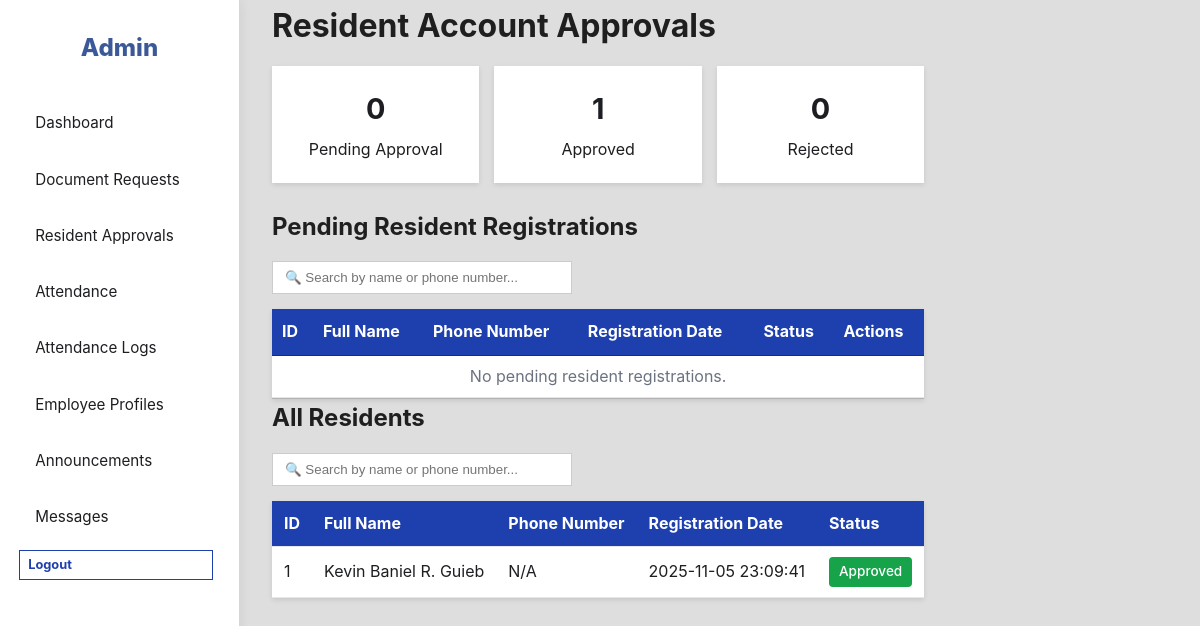
The app's page /admin/ResidentApprovals.php (signed in) with its own data.
### tables this page shows
CREATE TABLE `residents` (
  `id` int(11) NOT NULL,
  `full_name` varchar(255) NOT NULL,
  `username` varchar(50) NOT NULL,
  `email` varchar(255) DEFAULT NULL,
  `phone_number` varchar(20) DEFAULT NULL,
  `resident_password` varchar(255) NOT NULL,
  `id_file` LONGBLOB NOT NULL,
  `proof_file` LONGBLOB NOT NULL,
  `approval_status` enum('Pending','Approved','Rejected') DEFAULT 'Pending',
  `rejection_date` timestamp NULL DEFAULT NULL,
  `verification_code` varchar(10) DEFAULT NULL,
  `verification_expires` datetime DEFAULT NULL,
  `password_reset_token` varchar(100) DEFAULT NULL,
  `password_reset_expires` datetime DEFAULT NULL,
  `created_at` timestamp NOT NULL DEFAULT current_timestamp()
);

### config/Database.php (called while the page is built, shortened)
<?php
class Database {
    private static $instance = null;
    private $conn;
    private $host = "localhost";
    private $db_name = "smartbarangaydb";
    private $username = "root";
    private $password = "";
    private function __construct() {
        try {
            $this->conn = new PDO(
                "mysql:host=" . $this->host . ";dbname=" . $this->db_name,
                $this->username,
                $this->password
            );
            $this->conn->setAttribute(PDO::ATTR_ERRMODE, PDO::ERRMODE_EXCEPTION);
            $this->conn->exec("set names utf8");
            $this->conn->exec("SET time_zone = '+08:00'");
        } catch(PDOException $e) {
            $this->displayError(
                "Unable to Connect to the System",
                "We're having trouble connecting to our database. This might be temporary. Please try again in a few moments.",
                "If the problem continues, please contact the barangay office for assistance."
            );
        }
    }
    public static function getInstance() {
        if (self::$instance === null) {
            self::$instance = new self();
        }
        return self::$instance;
    }
    public function getConnection() {
        return $this->conn;
    }
}

### admin/Admin.php (called while the page is built, shortened)
<?php
require_once "../config/Database.php";
class Admin {
    private $conn;
    public function __construct() {
        $this->conn = Database::getInstance()->getConnection();
    }
    public function getPendingResidents() {
        try {
            $stmt = $this->conn->prepare("CALL getPendingResidents()");
            $stmt->execute();
            return $stmt->fetchAll(PDO::FETCH_ASSOC);
        } catch (PDOException $e) {
            error_log("Get pending residents error: " . $e->getMessage());
            return [];
        }
    }
    public function getAllResidents() {
        try {
            $stmt = $this->conn->prepare("CALL getAllResidentsWithStatus()");
            $stmt->execute();
            return $stmt->fetchAll(PDO::FETCH_ASSOC);
        } catch (PDOException $e) {
            error_log("Get all residents error: " . $e->getMessage());
            return [];
        }
    }
}

### admin/ResidentApprovals.php (the view, shortened to what this page needs)
<?php
require_once "Admin.php";
$admin = new Admin();
$pendingResidents = $admin->getPendingResidents();
$allResidents = $admin->getAllResidents();
$pending = 0;
$approved = 0;
$rejected = 0;
foreach ($allResidents as $r) {
  switch ($r['approval_status']) {
    case 'Approved': $approved++; break;
  }
}
?>
<!DOCTYPE html>
<html lang="en">
<head>
  <link rel="stylesheet" href="../css/admin.css">
  <link rel="stylesheet" href="https://cdn.datatables.net/1.13.4/css/jquery.dataTables.min.css">
</head>
<body>
  <div class="admin-layout">
    <?php include __DIR__ . '/sidebar.php'; ?>
    <main class="main-content">
      <h1>Resident Account Approvals</h1>
      <div class="stats-grid">
        <div class="stat-card">
          <h3><?php echo $pending; ?></h3>
          <p>Pending Approval</p>
        </div>
        <div class="stat-card">
          <h3><?php echo $approved; ?></h3>
          <p>Approved</p>
        </div>
        <div class="stat-card">
          <h3><?php echo $rejected; ?></h3>
          <p>Rejected</p>
        </div>
      </div>
      <section>
        <h2>Pending Resident Registrations</h2>
        <div class="search-container">
          <input type="text" id="pendingSearch" class="search-input" placeholder="🔍 Search by name or phone number..." onkeyup="filterTable('pendingResidentsTable', 'pendingSearch')">
        </div>
        <table id="pendingResidentsTable">
          <thead>
            <tr>
              <th>ID</th>
              <th>Full Name</th>
              <th>Phone Number</th>
              <th>Registration Date</th>
              <th>Status</th>
              <th>Actions</th>
            </tr>
          </thead>
          <tbody>
            <?php
            if (count($pendingResidents) > 0) {
              foreach ($pendingResidents as $resident) {
                $id = htmlspecialchars($resident['id'], ENT_QUOTES, 'UTF-8');
                $fullName = htmlspecialchars($resident['full_name'], ENT_QUOTES, 'UTF-8');
                $phoneNumber = htmlspecialchars($resident['phone_number'] ?? 'N/A', ENT_QUOTES, 'UTF-8');
                $createdAt = htmlspecialchars($resident['created_at'], ENT_QUOTES, 'UTF-8');
                $status = htmlspecialchars($resident['approval_status'], ENT_QUOTES, 'UTF-8');
                echo "<tr>
                  <td>{$id}</td>
                  <td>{$fullName}</td>
                  <td>{$phoneNumber}</td>
                  <td>{$createdAt}</td>
                  <td><span class='status-badge status-pending'>{$status}</span></td>
                  <td>
                    <button onclick='viewFile({$id}, \"id\", \"{$fullName}\")' class='btn small outline'>📄 ID</button>
                    <button onclick='viewFile({$id}, \"proof\", \"{$fullName}\")' class='btn small outline'>📄 Proof</button>
                    <form method='POST' class='inline-form'>
                      <input type='hidden' name='resident_id' value='{$id}'>
                      <button type='submit' name='update_approval' value='1' onclick=\"return confirm('Approve this resident account?')\" class='btn small btn-approve'>
                        <input type='hidden' name='approval_status' value='Approved'>
                        ✓ Approve
                      </button>
                    </form>
                    <form method='POST' class='inline-form'>
                      <input type='hidden' name='resident_id' value='{$id}'>
                      <button type='submit' name='update_approval' value='1' onclick=\"return confirm('Reject this resident account?')\" class='btn small outline'>
                        <input type='hidden' name='approval_status' value='Rejected'>
                        ✗ Reject
                      </button>
                    </form>
                  </td>
                </tr>";
              }
            } else {
              echo "<tr><td colspan='6' class='muted'>No pending resident registrations.</td></tr>";
            }
            ?>
          </tbody>
        </table>
      </section>
      <section class="chart-section">
        <h2>All Residents</h2>
        <div class="search-container">
          <input type="text" id="allResidentsSearch" class="search-input" placeholder="🔍 Search by name or phone number..." onkeyup="filterTable('allResidentsTable', 'allResidentsSearch')">
        </div>
        <table id="allResidentsTable">
          <thead>
            <tr>
              <th>ID</th>
              <th>Full Name</th>
              <th>Phone Number</th>
              <th>Registration Date</th>
              <th>Status</th>
            </tr>
          </thead>
          <tbody>
            <?php
            if (count($allResidents) > 0) {
              foreach ($allResidents as $resident) {
                $id = htmlspecialchars($resident['id'], ENT_QUOTES, 'UTF-8');
                $fullName = htmlspecialchars($resident['full_name'], ENT_QUOTES, 'UTF-8');
                $phoneNumber = htmlspecialchars($resident['phone_number'] ?? 'N/A', ENT_QUOTES, 'UTF-8');
                $createdAt = htmlspecialchars($resident['created_at'], ENT_QUOTES, 'UTF-8');
                $status = htmlspecialchars($resident['approval_status'], ENT_QUOTES, 'UTF-8');
                $statusClass = 'status-pending';
                if ($status === 'Approved') $statusClass = 'status-approved';
                echo "<tr>
                  <td>{$id}</td>
                  <td>{$fullName}</td>
                  <td>{$phoneNumber}</td>
                  <td>{$createdAt}</td>
                  <td><span class='status-badge {$statusClass}'>{$status}</span></td>
                </tr>";
              }
            } else {
              echo "<tr><td colspan='5' class='muted'>No residents found.</td></tr>";
            }
            ?>
          </tbody>
        </table>
      </section>
    </main>
  </div>
</body>
</html>

### admin/sidebar.php
<?php
$callerFile = debug_backtrace(DEBUG_BACKTRACE_IGNORE_ARGS, 1)[0]['file'] ?? '';
$isFromChatting = strpos($callerFile, DIRECTORY_SEPARATOR . 'chatting' . DIRECTORY_SEPARATOR) !== false;
$isFromAnnouncements = strpos($callerFile, DIRECTORY_SEPARATOR . 'announcements' . DIRECTORY_SEPARATOR) !== false;
if ($isFromChatting) {
    $basePath = '../../admin/';
    $announcementsPath = '../../announcements/';
    $logoutPath = '../../logoutadmin.php';
    $messagesPath = 'Messages.php';
} elseif ($isFromAnnouncements) {
    $basePath = '../admin/';
    $announcementsPath = './';
    $logoutPath = '../logoutadmin.php';
    $messagesPath = '../chatting/admin/Messages.php';
} else {
    $basePath = '';
    $announcementsPath = '../announcements/';
    $logoutPath = '../logoutadmin.php';
    $messagesPath = '../chatting/admin/Messages.php';
}
?>
<aside class="sidebar">
  <div class="brand">Admin</div>
  <nav>
    <div class="sidebar-links">
      <a href="<?php echo $basePath; ?>AdminDashboard.php">Dashboard</a>
      <a href="<?php echo $basePath; ?>DocumentRequests.php">Document Requests</a>
      <a href="<?php echo $basePath; ?>ResidentApprovals.php">Resident Approvals</a>
      <a href="<?php echo $basePath; ?>AttendanceView.php">Attendance</a>
      <a href="<?php echo $basePath; ?>AttendanceLogsView.php">Attendance Logs</a>
      <a href="<?php echo $basePath; ?>EmployeeProfiles.php">Employee Profiles</a>
      <a href="<?php echo $announcementsPath; ?>AnnouncementsList.php">Announcements</a>
      <a href="<?php echo $messagesPath; ?>">Messages</a>
      <a href="<?php echo $logoutPath; ?>" class="btn outline small">Logout</a>
    </div>
  </nav>
</aside>

### css/admin.css (style rules this page uses)
:root { --primary-green: #3b5998; --secondary-green: #dfdede; --white: #ffffff; --accent-yellow: #a7a7a7; --text-dark: #1c1e21; --text-light: #65676b; --btn-hover: #165ecc; --card-shadow: rgba(0, 0, 0, 0.08); --transition-speed: 0.3s; }
* { box-sizing: border-box; margin: 0; padding: 0; }
body { font-family: "Inter", system-ui, Arial, sans-serif; background-color: var(--secondary-green); color: var(--text-dark); line-height: 1.6; min-height: 100vh; display: flex; flex-direction: column; }
a { text-decoration: none; color: inherit; }
.btn { padding: 0.45rem 1rem; font-size: 0.85rem; font-weight: 700; cursor: pointer; border: none; transition: 0.25s; }
.btn.small { margin-right: 0.4rem; }
.btn.outline { border: 2px solid var(--primary-green); color: var(--primary-green); background: transparent; }
.sidebar { width: 240px; background: var(--white); padding: 1.8rem 1.2rem; border-right: 1px solid #d6d6d6; box-shadow: 2px 0 10px rgba(0,0,0,0.05); height: 100vh; position: sticky; top: 0; display: flex; flex-direction: column; gap: 2rem; }
.sidebar .brand { font-size: 1.5rem; font-weight: 800; color: var(--primary-green); text-align: center; }
.sidebar-links { display: flex; flex-direction: column; gap: 0.5rem; }
.sidebar a { display: block; padding: 0.75rem 1rem; font-size: 0.95rem; color: var(--text-dark); transition: 0.25s ease; }
.admin-layout { display: flex; gap: 2rem; }
.main-content h1, .main-content h2 { color: #1f1f1f; margin-bottom: 15px; }
.stats-grid { display: flex; gap: 15px; margin-bottom: 25px; }
.stat-card { flex: 1; background-color: #ffffff; padding: 20px; text-align: center; box-shadow: 0 2px 5px rgba(0,0,0,0.1); }
.stat-card h3 { font-size: 1.8rem; margin-bottom: 5px; }
.search-container { margin-bottom: 15px; }
.search-input { width: 100%; max-width: 300px; padding: 8px 12px; border: 1px solid #ccc; }
table { width: 100%; max-width: 100%; border-collapse: collapse; background-color: #ffffff; overflow: hidden; margin-bottom: 25px; box-shadow: 0 2px 5px rgba(0,0,0,0.1); }
table thead { background-color: #1e40af; color: #fff; }
table th, table td { padding: 10px 12px; text-align: left; border-bottom: 1px solid #e5e7eb; }
.muted { color: #6b7280; text-align: center; }
.status-badge { display: inline-block; padding: 4px 10px; font-size: 0.85rem; font-weight: 500; color: #fff; text-align: center; border-radius: 4px; }
.status-approved { background-color: #16a34a; }
.btn { padding: 5px 10px; font-size: 0.85rem; border: none; cursor: pointer; margin-right: 5px; }
.btn.outline { background-color: transparent; border: 1px solid #1e40af; color: #1e40af; }
.btn.small { font-size: 0.8rem; padding: 4px 8px; }

### records on screen
residents: id "1", full_name "Kevin Baniel R. Guieb", phone_number "N/A", created_at "2025-11-05 23:09:41", approval_status "Approved"

### other values on screen
$pending "0"
$approved "1"
$rejected "0"
